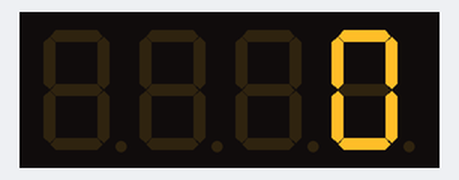
A sketch run on a simulated Arduino Uno, built with avr-gcc and run on an emulated ATmega328P. Shown: 4-digit seven-segment display. Wiring (inferred from the names in the program): 4-digit 7-segment display, segments lit when HIGH: segments pin 6, pin 7, pin 8, pin 9, pin 10, pin 11, pin 12, A3; digit selects pin 2, pin 3, pin 4, pin 5. The segment pins are drawn as the display they are named for.

Above: at 0.1 s.
At 4.1 s:
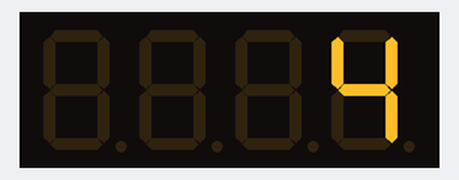
At 9.1 s:
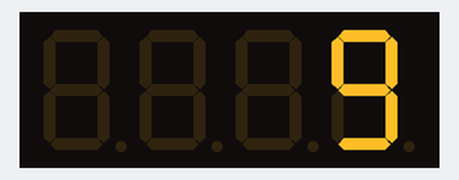
At 19.1 s:
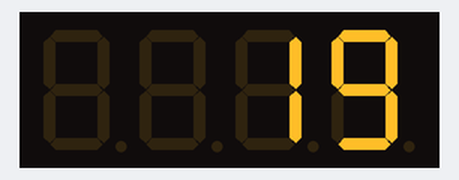
At 28.1 s:
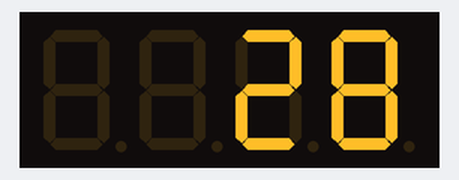
At 38.1 s:
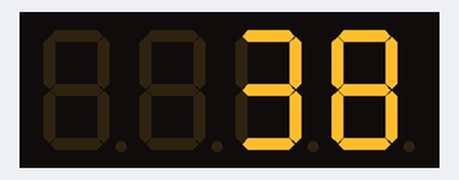

The sketch:

7-segment2.ino
```cpp
int a_pin = 6;    // segment의 a led
int b_pin = 7;    // segment의 b led
int c_pin = 8;   // segment의 c led
int d_pin = 9;   // segment의 d led
int e_pin = 10;   // segment의 e led
int f_pin = 11;    // segment의 f led
int g_pin = 12;   // segment의 g led
int dp_pin = A3;    // segment의 dp led

int dig1 = 2;   // 좌측 기준으로 첫번째 segment
int dig2 = 3;   // 좌측 기준으로 두번째 segment
int dig3 = 4;   // 좌측 기준으로 세번째 segment
int dig4 = 5;   // 좌측 기준으로 번째 segment

byte digits[10][7] = {
  {1,1,1,1,1,1,0},  // 0
  {0,1,1,0,0,0,0},  // 1
  {1,1,0,1,1,0,1},  // 2
  {1,1,1,1,0,0,1},  // 3
  {0,1,1,0,0,1,1},  // 4
  {1,0,1,1,0,1,1},  // 5
  {1,0,1,1,1,1,1},  // 6
  {1,1,1,0,0,0,0},  // 7
  {1,1,1,1,1,1,1},  // 8
  {1,1,1,1,0,1,1}   // 9
};

int digitPos[4] = {dig1, dig2, dig3, dig4};

int val = 0;
int val4 = 0;
int val3 = 0;
int val2 = 0;
int val1 = 0;

void setup() {
  // put your setup code here, to run once:
  pinMode(dig1, OUTPUT);
  pinMode(dig2, OUTPUT);
  pinMode(dig3, OUTPUT);
  pinMode(dig4, OUTPUT);

  pinMode(a_pin, OUTPUT);
  pinMode(b_pin, OUTPUT);
  pinMode(c_pin, OUTPUT);
  pinMode(d_pin, OUTPUT);
  pinMode(e_pin, OUTPUT);
  pinMode(f_pin, OUTPUT);
  pinMode(g_pin, OUTPUT);

  pinMode(dp_pin, OUTPUT);
}

void loop() {
  val = millis() / 1000;

  val4 = (val / 1000) % 10;
  val3 = (val / 100) % 10;
  val2 = (val / 10) % 10;
  val1 = val % 10;

  if (val >= 1000)
  {
    clearAll();
    selectDigitPos(1);
    printNumber(val4);
    delayMicroseconds(1000);
  }

  if (val >= 100)
  {
    clearAll();
    selectDigitPos(2);
    printNumber(val3);
    delayMicroseconds(1000);
  }

  if (val >= 10)
  {
    clearAll();
    selectDigitPos(3);
    printNumber(val2);
    delayMicroseconds(1000);
  }

  if (val >= 0)
  {
    clearAll();
    selectDigitPos(4);
    printNumber(val1);
    delayMicroseconds(1000);
  }

}

void selectDigitPos(int pos) {
  digitalWrite(dig1, HIGH);
  digitalWrite(dig2, HIGH);
  digitalWrite(dig3, HIGH);
  digitalWrite(dig4, HIGH);

  digitalWrite(digitPos[pos-1], LOW);
}

void printNumber(int number) {
  digitalWrite(a_pin, digits[number][0]);
  digitalWrite(b_pin, digits[number][1]);
  digitalWrite(c_pin, digits[number][2]);
  digitalWrite(d_pin, digits[number][3]);
  digitalWrite(e_pin, digits[number][4]);
  digitalWrite(f_pin, digits[number][5]);
  digitalWrite(g_pin, digits[number][6]);
}

void clearAll() {
  digitalWrite(a_pin, LOW);
  digitalWrite(b_pin, LOW);
  digitalWrite(c_pin, LOW);
  digitalWrite(d_pin, LOW);
  digitalWrite(e_pin, LOW);
  digitalWrite(f_pin, LOW);
  digitalWrite(g_pin, LOW);

  digitalWrite(dp_pin, LOW);
}

void printDP() {
  digitalWrite(dp_pin, HIGH);
}
```

Measured:
- what the display in image 0 shows lasts 1.1 s, from 0.0 s to 1.1 s
